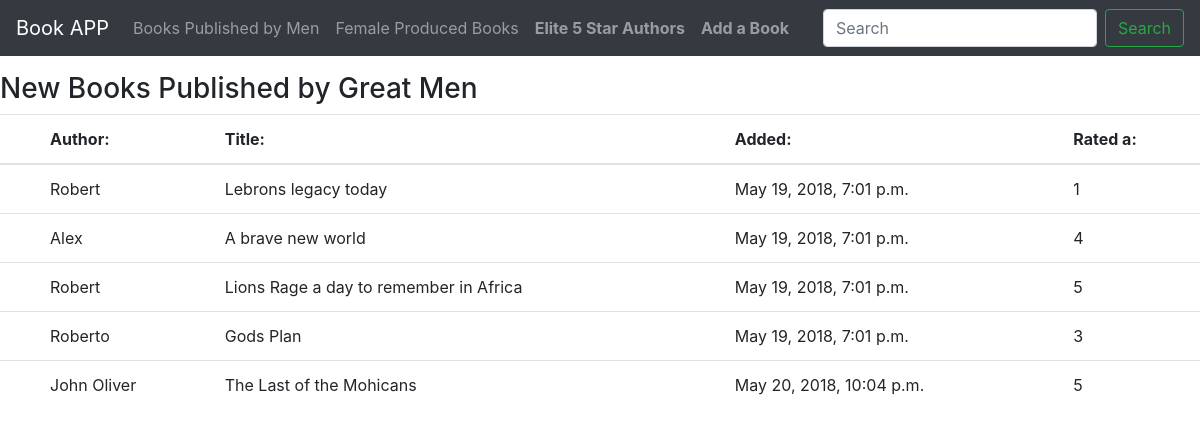
The page /books/ on the database its author committed.
### bookstore/models.py (models this page shows, shortened)
class Book(models.Model):
	MALE = 'M'
	FEMALE = 'F'
	GENDER = (
		(MALE, 'Male'),
		(FEMALE, 'Female'),
	)
	ONE = 1
	TWO = 2
	THREE = 3
	FOUR = 4
	FIVE = 5
	RATING  = (
		(ONE, 'One'),
		(TWO, 'Two'),
		(THREE, 'Three'),
		(FOUR, 'Four'),
		(FIVE, 'Five'),
	)
	title = models.CharField(max_length=100)
	author = models.CharField(max_length=50)
	created = models.DateTimeField(auto_now=True)
	gender = models.CharField(
		max_length=2,
		choices=GENDER,
		null=True)
	rating = models.IntegerField(
		max_length =1,
		choices=RATING,
		null=True
	)
	objects = models.Manager()
	robert_objects = RobertManager()
	male = GenderMaleManager()
	female = GenderFemaleManager()
	five = FiveStarRatingManager()

### bookstore/views.py (the view)
# urls.py: url(r'^books/$', BookList.as_view()),
class BookList(ListView):
	queryset = Book.male.all()

### bookstore/templates/bookstore/book_list.html (shortened to what this page needs)
{% extends "bookstore/base.html" %}
{% block content %}
<body>
<br>
<br>
<br>
<h3>New Books Published by Great Men</h3>
<table class="table">
  <thead>
    <tr>
      <th scope="col"></th>
      <th scope="col">Author:</th>
      <th scope="col">Title:</th>
      <th scope="col">Added:</th>
	  <th scope="col">Rated a:</th>
	 {% for n in object_list %}
</thead>
      <th scope="row"></th>
      <td>{{ n.author }}</td>
	  <td>{{ n.title }}</td>
      <td>{{ n.created }}</td>
	  <td>{{ n.rating }}</td>
	{% endfor %}
</table>
</body>
{% endblock %}

### bookstore/templates/bookstore/base.html (shortened to what this page needs)
{% load staticfiles %}
<!doctype html>
<html lang="en">
  <head>
    <link rel="stylesheet" href="https://stackpath.bootstrapcdn.com/bootstrap/4.1.1/css/bootstrap.min.css">
	 <nav class="navbar navbar-expand-md navbar-dark fixed-top bg-dark">
        <a class="navbar-brand" href="/">Book APP</a>
        <div class="collapse navbar-collapse" id="navbarCollapse">
          <ul class="navbar-nav mr-auto">
            <li class="nav-item">
              <a class="nav-link" href="http://localhost:8000/books">Books Published by Men <span class="sr-only">(current)</span></a>
            </li>
            <li class="nav-item">
              <a class="nav-link" href="http://localhost:8000/female_books/">Female Produced Books</a>
            </li>
            <li class="nav-item">
              <a class="nav-link " href="http://localhost:8000/five/"><b>Elite 5 Star Authors</b></a>
            </li>
			<li class="nav-item">
              <a class="nav-link " href="http://localhost:8000/bookform"><b>Add a Book</b></a>
            </li>
          </ul>
          <form class="form-inline mt-2 mt-md-0">
            <input class="form-control mr-sm-2" type="text" placeholder="Search" aria-label="Search">
            <button class="btn btn-outline-success my-2 my-sm-0" type="submit">Search</button>
          </form>
        </div>
      </nav>
  </head>
  {% block content %}{% endblock %}
</html>

### rows shown on the page
Book: author "Robert", title "Lebrons legacy today", created "May 19, 2018, 7:01 p.m.", rating "1"
Book: author "Alex", title "A brave new world", created "May 19, 2018, 7:01 p.m.", rating "4"
Book: author "Robert", title "Lions Rage a day to remember in Africa", created "May 19, 2018, 7:01 p.m.", rating "5"
Book: author "Roberto", title "Gods Plan", created "May 19, 2018, 7:01 p.m.", rating "3"
Book: author "John Oliver", title "The Last of the Mohicans", created "May 20, 2018, 10:04 p.m.", rating "5"
